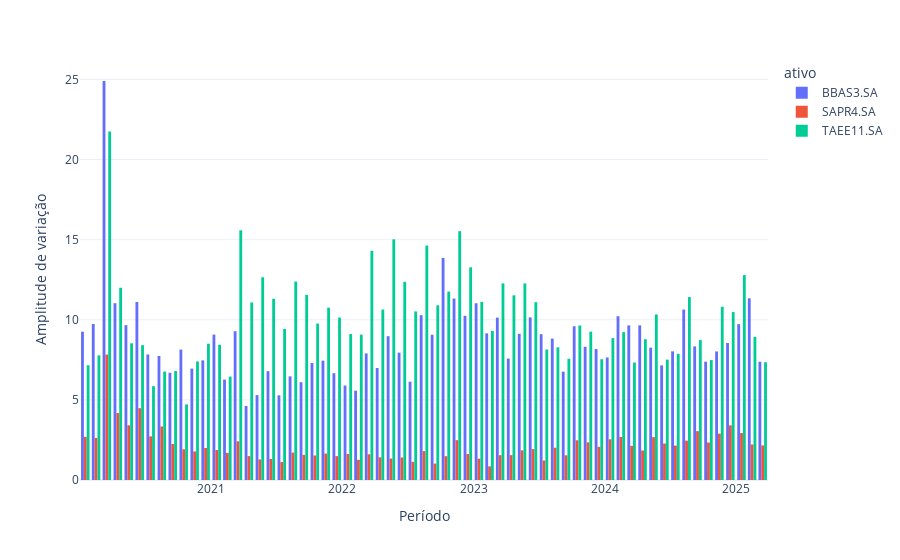

The notebook cell this image was saved under:
### Code cell
fig = px.histogram(amplitude, x='data', y='amplitude_variacao', color='ativo',
                   barmode='group', nbins=100, template='plotly_white')
fig.update_layout(yaxis_title='Amplitude de variação',
                 xaxis_title='Período')
fig.show()

### Figure 1 — Plotly figure (JSON) as saved in the notebook; plotly's stock layout.template omitted (floating-point values rounded to 4 significant figures; data arrays with more than 128 entries replaced by an {"elided": "..."} marker saying what was removed)
{"data": [{"alignmentgroup": "True", "bingroup": "x", "histfunc": "sum", "hovertemplate": "ativo=BBAS3.SA<br>data=%{x}<br>sum of amplitude_variacao=%{y}<extra></extra>", "legendgroup": "BBAS3.SA", "marker": {"color": "#636efa", "pattern": {"shape": ""}}, "name": "BBAS3.SA", "nbinsx": 100, "offsetgroup": "BBAS3.SA", "orientation": "v", "showlegend": true, "type": "histogram", "x": {"elided": "1301 str values"}, "xaxis": "x", "y": {"elided": "1301 float values"}, "yaxis": "y"}, {"alignmentgroup": "True", "bingroup": "x", "histfunc": "sum", "hovertemplate": "ativo=SAPR4.SA<br>data=%{x}<br>sum of amplitude_variacao=%{y}<extra></extra>", "legendgroup": "SAPR4.SA", "marker": {"color": "#EF553B", "pattern": {"shape": ""}}, "name": "SAPR4.SA", "nbinsx": 100, "offsetgroup": "SAPR4.SA", "orientation": "v", "showlegend": true, "type": "histogram", "x": {"elided": "1301 str values"}, "xaxis": "x", "y": {"elided": "1301 float values"}, "yaxis": "y"}, {"alignmentgroup": "True", "bingroup": "x", "histfunc": "sum", "hovertemplate": "ativo=TAEE11.SA<br>data=%{x}<br>sum of amplitude_variacao=%{y}<extra></extra>", "legendgroup": "TAEE11.SA", "marker": {"color": "#00cc96", "pattern": {"shape": ""}}, "name": "TAEE11.SA", "nbinsx": 100, "offsetgroup": "TAEE11.SA", "orientation": "v", "showlegend": true, "type": "histogram", "x": {"elided": "1301 str values"}, "xaxis": "x", "y": {"elided": "1301 float values"}, "yaxis": "y"}], "layout": {"autosize": true, "barmode": "group", "legend": {"title": {"text": "ativo"}, "tracegroupgap": 0}, "margin": {"t": 60}, "xaxis": {"anchor": "y", "autorange": true, "domain": [0, 1], "range": ["2020-01-01 06:00", "2025-03-30 18:00"], "title": {"text": "Período"}, "type": "date"}, "yaxis": {"anchor": "x", "autorange": true, "domain": [0, 1], "range": [0, 26.21], "title": {"text": "Amplitude de variação"}, "type": "linear"}}}
